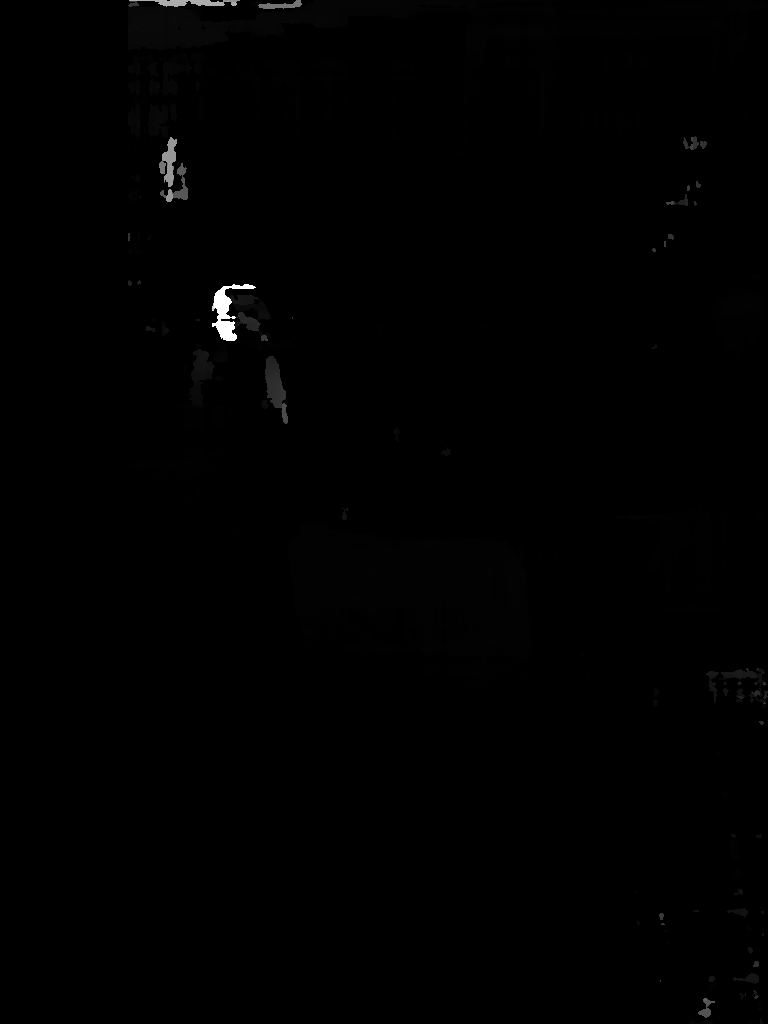
#> input picture results/disparity.png, 768 x 1024 px
$ python stereo_classroom_fixed.py --left results/disparity.png --right results/topdown_plot.png
#> lines starting #> are read from the running program, lines starting #| are printed output that depends on the picture; after the words box and inside, x2 and y2 are one past the last pixel; in counts of white or black regions, pixels touching at a corner belong together
import cv2
import numpy as np
import matplotlib.pyplot as plt
from ultralytics import YOLO
import argparse
import os


# ------------------------------------------------------------
# Image alignment for phone-captured stereo pair
# ------------------------------------------------------------

def align_right_to_left(left_img, right_img):
    """
    Align the right image to the left image using ORB feature matching.
    This is a simple practical substitute for full stereo rectification.
    """
    left_gray = cv2.cvtColor(left_img, cv2.COLOR_BGR2GRAY)
    right_gray = cv2.cvtColor(right_img, cv2.COLOR_BGR2GRAY)

    orb = cv2.ORB_create(5000)
    kp1, des1 = orb.detectAndCompute(left_gray, None)
    kp2, des2 = orb.detectAndCompute(right_gray, None)

    if des1 is None or des2 is None or len(kp1) < 10 or len(kp2) < 10:
        print("Warning: Not enough features found for alignment. Using original right image.")
        return right_img

    bf = cv2.BFMatcher(cv2.NORM_HAMMING, crossCheck=True)
    matches = bf.match(des1, des2)

    if len(matches) < 10:
        print("Warning: Not enough matches found for alignment. Using original right image.")
        return right_img

    matches = sorted(matches, key=lambda x: x.distance)
    good_matches = matches[:200]

    pts_left = np.float32([kp1[m.queryIdx].pt for m in good_matches]).reshape(-1, 1, 2)
    pts_right = np.float32([kp2[m.trainIdx].pt for m in good_matches]).reshape(-1, 1, 2)

    H, mask = cv2.findHomography(pts_right, pts_left, cv2.RANSAC, 5.0)

    if H is None:
        print("Warning: Homography failed. Using original right image.")
        return right_img

    aligned_right = cv2.warpPerspective(
        right_img,
        H,
        (left_img.shape[1], left_img.shape[0])
    )

    return aligned_right


# ------------------------------------------------------------
# Disparity computation
# ------------------------------------------------------------

def compute_disparity(left_gray, right_gray):
    """
    Compute disparity map using StereoSGBM.
    Output disparity is float32 in pixel units.
    """
    min_disp = 0
    num_disp = 16 * 8   # must be multiple of 16
    block_size = 7

    stereo = cv2.StereoSGBM_create(
        minDisparity=min_disp,
        numDisparities=num_disp,
        blockSize=block_size,
        P1=8 * 3 * block_size * block_size,
        P2=32 * 3 * block_size * block_size,
        disp12MaxDiff=1,
        uniquenessRatio=10,
        speckleWindowSize=100,
        speckleRange=32,
        preFilterCap=63,
        mode=cv2.STEREO_SGBM_MODE_SGBM_3WAY
    )

    disparity = stereo.compute(left_gray, right_gray).astype(np.float32) / 16.0
    return disparity


def save_disparity_visual(disparity, save_path):
    """
    Save a viewable grayscale disparity image.
    """
    disp_vis = disparity.copy()
    valid = disp_vis > 0

    out = np.zeros_like(disp_vis, dtype=np.uint8)
    if np.any(valid):
        min_val = np.min(disp_vis[valid])
        max_val = np.max(disp_vis[valid])
        out[valid] = ((disp_vis[valid] - min_val) / (max_val - min_val + 1e-6) * 255).astype(np.uint8)

    cv2.imwrite(save_path, out)


# [191 lines left out: functions get_valid_disparity, pixel_to_3d, detect_objects, estimate_floor_position, draw_detections, plot_topdown, not called in this run]


# ------------------------------------------------------------
# Main
# ------------------------------------------------------------

def main():
    parser = argparse.ArgumentParser()
    parser.add_argument("--left", type=str, required=True, help="Path to left image")
    parser.add_argument("--right", type=str, required=True, help="Path to right image")
    parser.add_argument("--output_dir", type=str, default="results", help="Output directory")
    args = parser.parse_args()

    os.makedirs(args.output_dir, exist_ok=True)

    left_img = cv2.imread(args.left)
#> left_img is the input picture: shape (1024, 768, 3); min 0, max 255, mean 0.9
    right_img = cv2.imread(args.right)
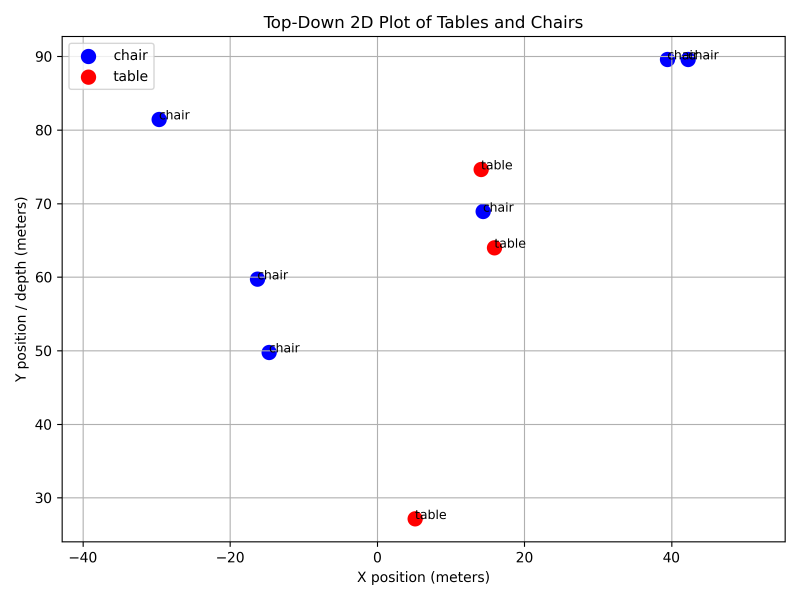
#> input picture results/topdown_plot.png, 2400 x 1800 px (shown at 1/3 size)
#> right_img is the input picture: shape (1800, 2400, 3); mean B, G, R 249.9, 249.3, 249.6

    if left_img is None or right_img is None:
        raise FileNotFoundError("Could not load left or right image.")

    # Resize right image if sizes differ
    if left_img.shape[:2] != right_img.shape[:2]:
        right_img = cv2.resize(right_img, (left_img.shape[1], left_img.shape[0]))
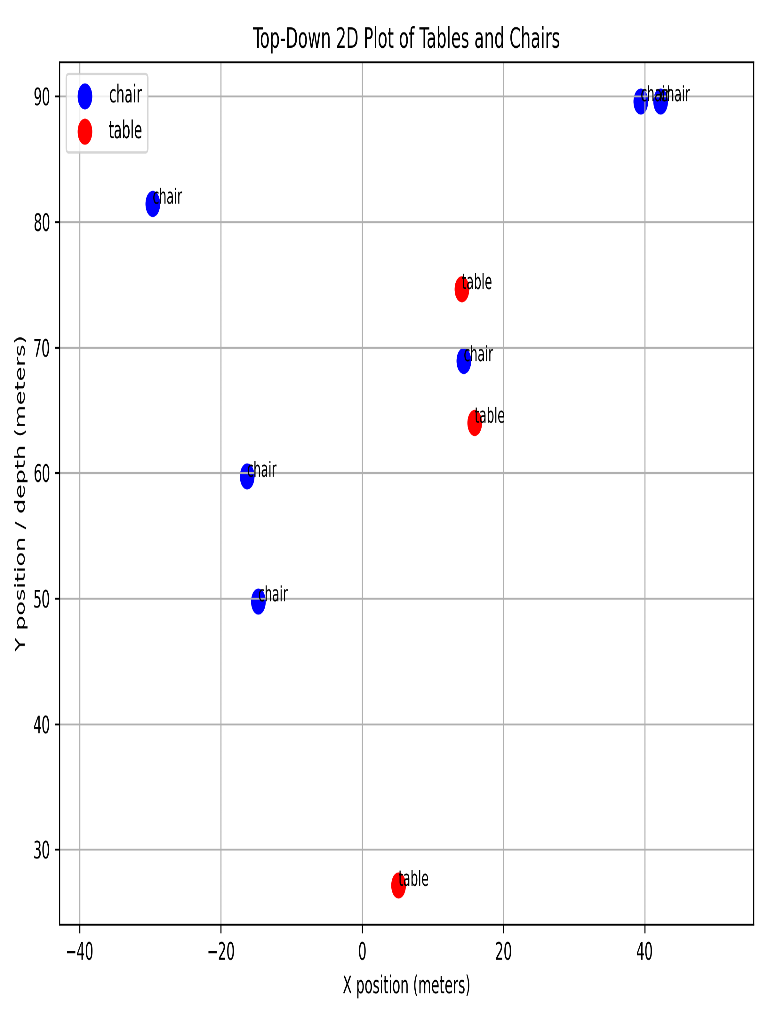
#> right_img: shape (1024, 768, 3); mean B, G, R 249.9, 249.3, 249.6

    # Align right image to left image
    aligned_right = align_right_to_left(left_img, right_img)
#> in align_right_to_left, `kp1, des1 = orb.detectAndCompute(left_gray, None)`: kp1 = 515 keypoints; strongest (x, y, size): (213, 323, 31), (215, 326, 31), (230, 320, 44.6), (233, 317, 37.2)
#> in align_right_to_left, `kp2, des2 = orb.detectAndCompute(right_gray, None)`: kp2 = 2793 keypoints; strongest (x, y, size): (137, 128, 31), (448, 984, 31), (435, 984, 31), (290, 44, 31)
#> in align_right_to_left, `matches = bf.match(des1, des2)`: matches = 85 matches
#> in align_right_to_left, `pts_left = np.float32([kp1[m.queryIdx].pt for m in good_matches]).resh..`: pts_left = 85 rows, first 8: [184.3, 169.9], [213.1, 306.7], [263.3, 338], [229, 298], [217, 320], [207, 352], [172.8, 163.2], [214.8, 309.6]
#> in align_right_to_left, `pts_right = np.float32([kp2[m.trainIdx].pt for m in good_matches]).res..`: pts_right = 85 rows, first 8: [309.6, 38.4], [648, 941.8], [484, 421], [79.2, 931.2], [80.64, 943.2], [269.6, 603.1], [120, 87], [414.7, 976.3]
#> in align_right_to_left, `H, mask = cv2.findHomography(pts_right, pts_left, cv2.RANSAC, 5.0)`: H = [[1.62, -21.49, 190.1], [1.83, -29.31, 402.4], [0.00654, -0.0943, 1]]; mask = 85 values, max 1 at index 9, min 0 at index 0, mean 0.118
#> in align_right_to_left, `aligned_right = cv2.warpPerspective( right_img, H, (left_img.shape[1],..`:
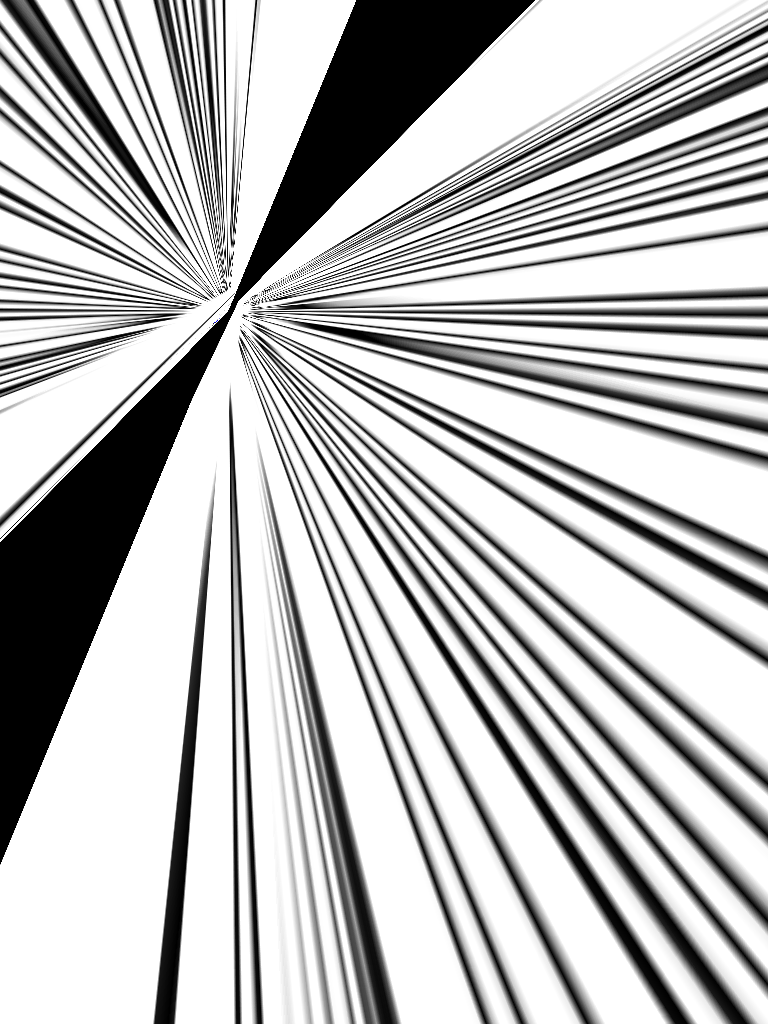
#> aligned_right: shape (1024, 768, 3); mean B, G, R 186.3, 186.3, 186.3
    cv2.imwrite(os.path.join(args.output_dir, "aligned_right.png"), aligned_right)

    # Convert to grayscale
    left_gray = cv2.cvtColor(left_img, cv2.COLOR_BGR2GRAY)
    right_gray = cv2.cvtColor(aligned_right, cv2.COLOR_BGR2GRAY)

    # Compute disparity
    disparity = compute_disparity(left_gray, right_gray)
#> in compute_disparity, `disparity = stereo.compute(left_gray, right_gray).astype(np.float32) /..`:
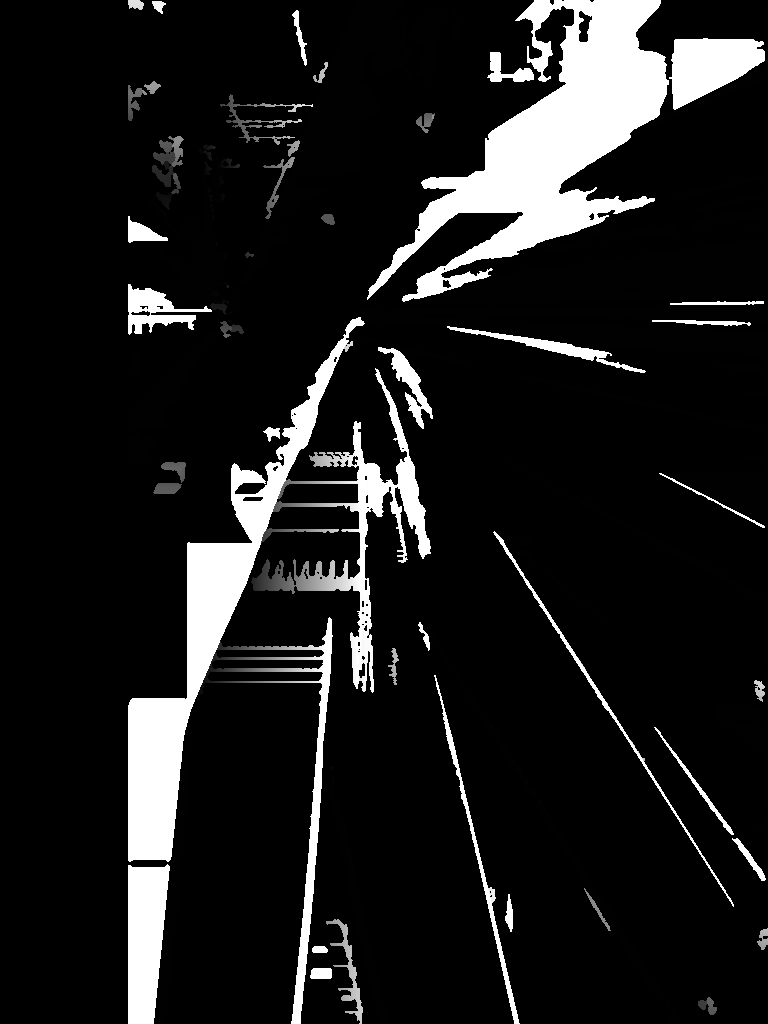
#> disparity: shape (1024, 768) float32; min -1, max 127, mean 13.3; drawn with min black and max white
    save_disparity_visual(disparity, os.path.join(args.output_dir, "disparity.png"))
#> in save_disparity_visual, `valid = disp_vis > 0`:
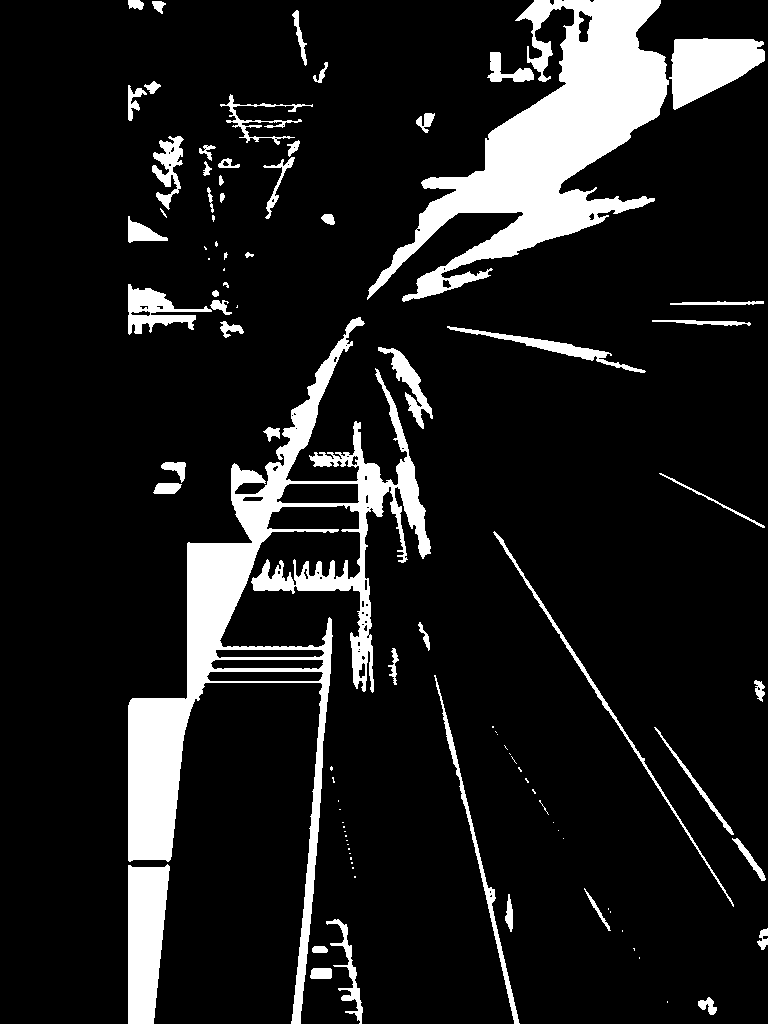
#> valid: shape (1024, 768) bool; 11.9% white; 95 white regions (42 under 20 px), largest, box (x1, y1, x2, y2) and area: (128, 317, 431, 1024) 34382, (367, 0, 669, 302) 31887, (128, 864, 170, 1024) 5336
#> in save_disparity_visual, `min_val = np.min(disp_vis[valid])`: min_val = 0.562
#> in save_disparity_visual, `max_val = np.max(disp_vis[valid])`: max_val = 127

    # Approximate phone/stereo parameters
    # You can slightly adjust baseline if needed based on how far you moved the phone
    fx = 700.0
    fy = 700.0
    cx = left_img.shape[1] / 2.0
#> cx = 384
    cy = left_img.shape[0] / 2.0
#> cy = 512
    baseline = 0.08   # meters, about 8 cm horizontal phone shift

    # Load detector
    model = YOLO("yolov8n.pt")

    # Detect objects
    detections = detect_objects(left_img, model)
    print(f"Detected objects: {len(detections)}")

    # Estimate positions
    positions = []
    for det in detections:
        pos = estimate_floor_position(det, disparity, fx, fy, cx, cy, baseline)
        if pos is not None:
            positions.append(pos)

    print(f"Objects with valid positions: {len(positions)}")

    for p in positions:
        print(f"{p['label']} -> X = {p['X_floor']:.2f} m, Y = {p['Y_floor']:.2f} m")

    # Save annotated detections
    annotated = draw_detections(left_img, detections, positions)
    cv2.imwrite(os.path.join(args.output_dir, "detections_and_positions.png"), annotated)

    # Save final top-down plot
    plot_topdown(positions, os.path.join(args.output_dir, "topdown_plot.png"))

    print(f"Saved outputs in: {args.output_dir}")


if __name__ == "__main__":
    main()
#> (the call stopped at in main, `model = YOLO("yolov8n.pt")`: ultralytics is not available in this run)
